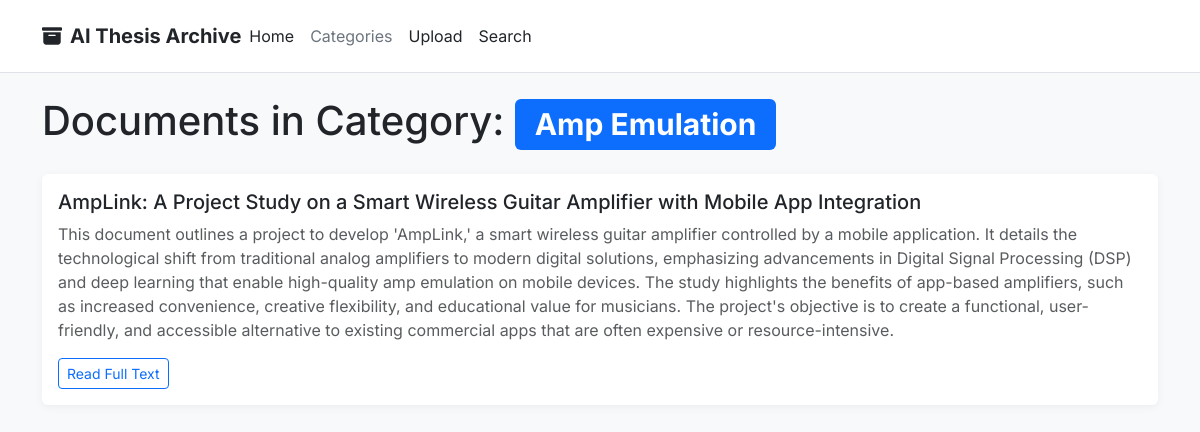
The page /category/Amp Emulation/ on the database its author committed.
### uploader/models.py (models this page shows, shortened)
class Tag(models.Model):
    name = models.CharField(max_length=100, unique=True)

class Document(models.Model):
    title = models.CharField(max_length=255, blank=True)
    uploaded_file = models.FileField(upload_to='documents/')
    extracted_text = models.TextField(blank=True)
    summary = models.TextField(blank=True)
    upload_date = models.DateTimeField(auto_now_add=True)
    tags = models.ManyToManyField(Tag, blank=True)

### uploader/views.py (the view)
# urls.py: path('category/<str:tag_name>/', views.category_detail, name='category_detail'),
def category_detail(request, tag_name):
    tag = get_object_or_404(Tag, name=tag_name)
    documents = Document.objects.filter(tags=tag)
    context = {
        'tag': tag,
        'documents': documents,
    }
    return render(request, 'uploader/category_detail.html', context)

### uploader/templates/uploader/category_detail.html (shortened to what this page needs)
<!DOCTYPE html>
<html lang="en">
<head>
    <link href="https://cdn.jsdelivr.net/npm/bootstrap@5.3.3/dist/css/bootstrap.min.css" rel="stylesheet">
    <link rel="stylesheet" href="https://cdn.jsdelivr.net/npm/bootstrap-icons@1.11.3/font/bootstrap-icons.min.css">
</head>
<body>
    <header class="p-3 mb-3 border-bottom bg-white">
        <div class="container">
            <div class="d-flex flex-wrap align-items-center justify-content-center justify-content-lg-start">
                <a href="{% url 'home' %}" class="d-flex align-items-center mb-2 mb-lg-0 text-dark text-decoration-none fs-5 fw-bold">
                    <i class="bi bi-archive-fill me-2"></i> AI Thesis Archive
                </a>
                <ul class="nav col-12 col-lg-auto me-lg-auto mb-2 justify-content-center mb-md-0">
                    <li><a href="{% url 'home' %}" class="nav-link px-2 link-dark">Home</a></li>
                    <li><a href="{% url 'category_list' %}" class="nav-link px-2 link-secondary">Categories</a></li>
                    <li><a href="{% url 'upload_document' %}" class="nav-link px-2 link-dark">Upload</a></li>
                    <li><a href="{% url 'search' %}" class="nav-link px-2 link-dark">Search</a></li>
                </ul>
            </div>
        </div>
    </header>
    <div class="container mt-4">
        <h1 class="mb-4">Documents in Category: <span class="badge bg-primary">{{ tag.name }}</span></h1>
        {% for document in documents %}
            <div class="card mb-3">
                <div class="card-body">
                    <h5 class="card-title">{{ document.title }}</h5>
                    <p class="card-text text-muted">{{ document.summary }}</p>
                    <a href="{% url 'document_detail' pk=document.pk %}" class="btn btn-outline-primary btn-sm">Read Full Text</a>
                </div>
            </div>
        {% empty %}
            <div class="alert alert-warning">No documents found in this category.</div>
        {% endfor %}
    </div>
</body>
</html>

### uploader/templates/uploader/category_detail.html (style rules this page uses)
body { font-family: 'Inter', sans-serif; background-color: #f8f9fa; }
.card { box-shadow: 0 2px 10px rgba(0,0,0,0.05); border: none; }

### rows shown on the page
Tag: name "Amp Emulation"
Document: title "AmpLink: A Project Study on a Smart Wireless Guitar Amplifier with Mobile App Integration", summary "This document outlines a project to develop 'AmpLink,' a smart wireless guitar amplifier controlled by a mobile application. It details the technological shift from traditional analog amplifiers to modern digital solutions, emphasizing advancements in Digital Signal Processing (DSP) and deep learning that enable high-quality amp emulation on mobile devices. The study highlights the benefits of app-based amplifiers, such as increased convenience, creative flexibility, and educational value for musicians. The project's objective is to create a functional, user-friendly, and accessible alternative to existing commercial apps that are often expensive or resource-intensive."
